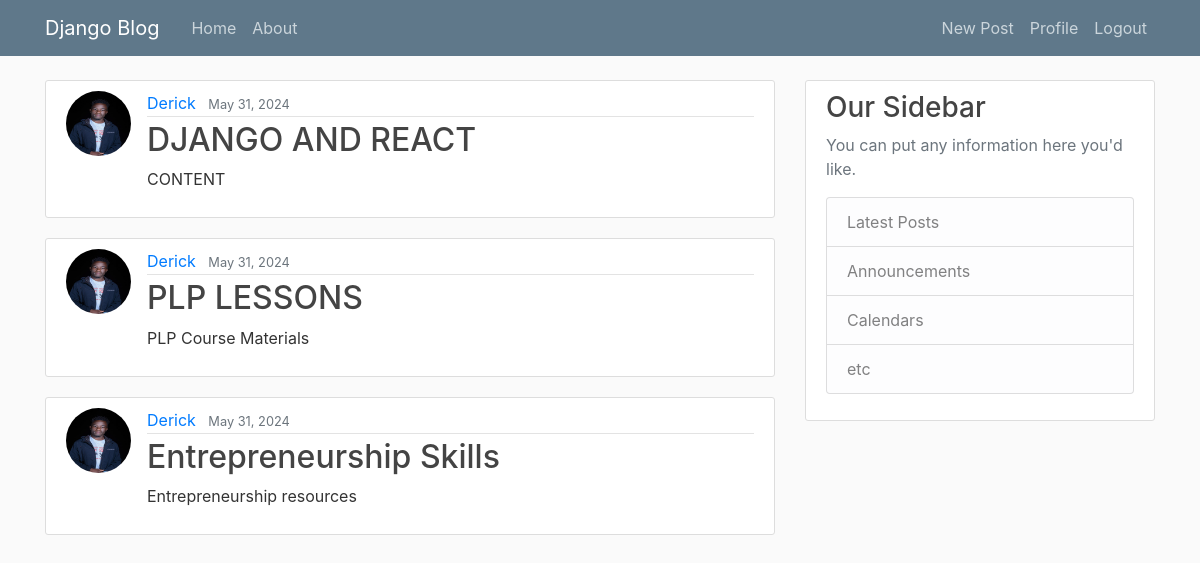
The app's page / (signed in) with its own data.
### blog/models.py (models this page shows, shortened)
class post(models.Model):
  title = models.CharField(max_length=100)
  content = models.TextField()
  date_posted = models.DateTimeField(default=timezone.now)
  author = models.ForeignKey(User, on_delete=models.CASCADE)

### users/models.py (models this page shows, shortened)
class Profile(models.Model):
  user = models.OneToOneField(User, on_delete=models.CASCADE)
  image = models.ImageField(default='default.jpg', upload_to='profile_pics')

### blog/views.py (the view)
# urls.py: path('', PostListView.as_view(), name='blog-home'),
class PostListView(ListView):
  model = post
  template_name = 'blog/home.html'
  context_object_name = 'posts'
  ordering = ['-date_posted']
  paginate_by = 3

### blog/templates/blog/home.html
{% extends "blog/base.html" %}
{% block content%}
    {% for post in posts%}
    <article class="media content-section">
      <img class="rounded-circle article-img" src="{{ post.author.profile.image.url }}">
      <div class="media-body">
        <div class="article-metadata">
          <a class="mr-2" href="#">{{ post.author }}</a>
          <small class="text-muted">{{ post.date_posted|date:"F d, Y" }}</small>
        </div>
        <h2><a class="article-title" href="#">{{ post.title }}</a></h2>
        <p class="article-content">{{ post.content }}</p>
      </div>
    </article>
    {% endfor%}
{% endblock content%}

### blog/static/blog/main.css (style rules this page uses)
body { background: #fafafa; color: #333333; margin-top: 5rem; }
h1, h2, h3, h4, h5, h6 { color: #444444; }
.content-section { background: #ffffff; padding: 10px 20px; border: 1px solid #dddddd; border-radius: 3px; margin-bottom: 20px; }
.article-title { color: #444444; }
.article-content { white-space: pre-line; }
.article-img { height: 65px; width: 65px; margin-right: 16px; }
.article-metadata { padding-bottom: 1px; margin-bottom: 4px; border-bottom: 1px solid #e3e3e3 }

### records on screen
post: author.profile.image (picture), author "Derick", date_posted "May 31, 2024", title "DJANGO AND REACT", content "CONTENT"
post: author.profile.image (picture), author "Derick", date_posted "May 31, 2024", title "PLP LESSONS", content "PLP Course Materials"
post: author.profile.image (picture), author "Derick", date_posted "May 31, 2024", title "Entrepreneurship Skills", content "Entrepreneurship resources"
